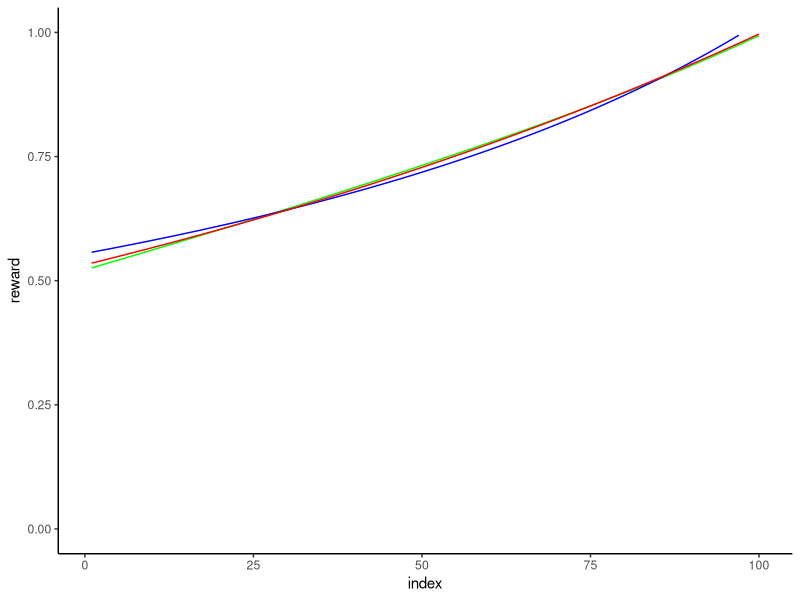

Write R code to recreate this figure.
library(tidyverse)
res<-c()
ag = 0.61 #0.21, 0.41, 0.61 (3 attention conditions)


f<-function(r) {
  k1<-sqrt(r^2+t^2)/sqrt(2)
  #k1<-r*t
  abs(((k1*ag/(1+k1*(1-k1))) + ((r*(1-t))/(1+k1*(1-k1))) - ag))
}

t<-0
for (i in 1:100) {
  optim(0,f,method="BFGS")$par->res[i]
  #if (res[i] < res[1]) {
  #  res[i] <- res[1]
  #}
  t<-t+0.01
}


min.RSS <- function(data, par) {
  with(data, sum(((par[1]/(1+par[2]*x)) - y)^2))
}

exp.RSS <- function(data, par) {
  with(data, sum((((par[1]*exp(par[2]*x)) - y)^2)))
}

resdf<-data.frame(x = seq(0.01, 1, by = 0.01),  y = res)
result <- optim(par = c(1, 0), fn = min.RSS, data = resdf)

eresdf<-data.frame(x = seq(0.01, 1, by = 0.01),  y = res)
eresult <- optim(par = c(1, 0), fn = exp.RSS, data = eresdf)

hyperbola<-c()
x<-0.01
for(i in 1:100) {
  hyperbola[i]<-result$par[1]/(1+result$par[2]*x)
  x<-x+0.01
}

expo<-c()
x<-0.01
for(i in 1:100) {
  expo[i]<-eresult$par[1]*exp(eresult$par[2]*x)
  x<-x+0.01
}

Sim4df<-data.frame(index = 1:100, 
                   reward = res,
                   c1=hyperbola, c2=expo)

ggplot(Sim4df, aes(x=index)) + 
  geom_line(aes(y = reward), color="green") +
  geom_line(aes(y = hyperbola), color="blue") +
  geom_line(aes(y = expo), color="red") +
  ylim(0,1) +
  theme_classic()

sum((res-hyperbola)^2)
sum((res-expo)^2)

